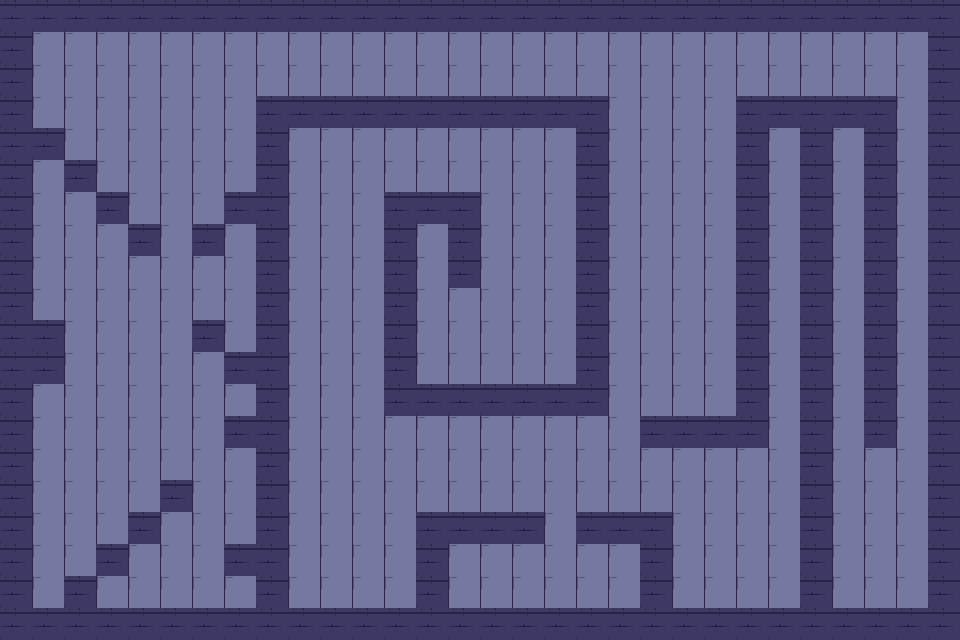

Tiled map render using the project's own tile images. Description and the whole map definition, tile-layer contents included, below:
An orthogonal 30x20 tile map with 32x32 px tiles, 2 tile layers (ground, wall), 6 tilesets and 12 objects (4x Enemy, 4x Gold, 2x Bonus, Player, Exit).

<map version="1.9" tiledversion="1.9.2" orientation="orthogonal" renderorder="right-down" width="30" height="20" tilewidth="32" tileheight="32" infinite="0" nextlayerid="8" nextobjectid="14">
 <editorsettings>
  <export target="../maps/second.json" format="json" />
 </editorsettings>
 <tileset firstgid="1" name="Dungeon" tilewidth="32" tileheight="32" tilecount="112" columns="4">
  <image source="Dungeon.png" width="128" height="896" />
 </tileset>
 <tileset firstgid="113" name="enemy_right" tilewidth="32" tileheight="32" tilecount="1" columns="1">
  <image source="enemy_right.png" width="32" height="32" />
 </tileset>
 <tileset firstgid="114" name="exit" tilewidth="32" tileheight="32" tilecount="1" columns="1">
  <image source="exit.png" width="32" height="32" />
 </tileset>
 <tileset firstgid="115" name="gold" tilewidth="32" tileheight="32" tilecount="1" columns="1">
  <image source="gold.png" width="32" height="32" />
 </tileset>
 <tileset firstgid="116" name="heal" tilewidth="32" tileheight="32" tilecount="1" columns="1">
  <image source="heal.png" width="32" height="32" />
 </tileset>
 <tileset firstgid="117" name="AnimationSheet_Character" tilewidth="32" tileheight="32" tilecount="72" columns="8">
  <image source="AnimationSheet_Character.png" width="256" height="288" />
 </tileset>
 <layer id="1" name="ground" width="30" height="20">
  <data encoding="csv">
0,0,0,0,0,0,0,0,0,0,0,0,0,0,0,0,0,0,0,0,0,0,0,0,0,0,0,0,0,0,
0,9,9,9,9,9,9,9,9,9,9,9,9,9,9,9,9,9,9,9,9,9,9,9,9,9,9,9,9,0,
0,9,9,9,9,9,9,9,9,9,9,9,9,9,9,9,9,9,9,9,9,9,9,9,9,9,9,9,9,0,
0,9,9,9,9,9,9,9,0,0,0,0,0,0,0,0,0,0,0,9,9,9,9,0,0,0,0,0,9,0,
0,0,9,9,9,9,9,9,0,9,9,9,9,9,9,9,9,9,0,9,9,9,9,0,9,0,9,0,9,0,
0,9,0,9,9,9,9,9,0,9,9,9,9,9,9,9,9,9,0,9,9,9,9,0,9,0,9,0,9,0,
0,9,9,0,9,9,9,0,0,9,9,9,0,0,0,9,9,9,0,9,9,9,9,0,9,0,9,0,9,0,
0,9,9,9,0,9,0,9,0,9,9,9,0,9,0,9,9,9,0,9,9,9,9,0,9,0,9,0,9,0,
0,9,9,9,9,9,9,9,0,9,9,9,0,9,0,9,9,9,0,9,9,9,9,0,9,0,9,0,9,0,
0,9,9,9,9,9,9,9,0,9,9,9,0,9,9,9,9,9,0,9,9,9,9,0,9,0,9,0,9,0,
0,0,9,9,9,9,0,9,0,9,9,9,0,9,9,9,9,9,0,9,9,9,9,0,9,0,9,0,9,0,
0,0,9,9,9,9,9,0,0,9,9,9,0,9,9,9,9,9,0,9,9,9,9,0,9,0,9,0,9,0,
0,9,9,9,9,9,9,9,0,9,9,9,0,0,0,0,0,0,0,9,9,9,9,0,9,0,9,0,9,0,
0,9,9,9,9,9,9,0,0,9,9,9,9,9,9,9,9,9,9,9,0,0,0,0,9,0,9,0,9,0,
0,9,9,9,9,9,9,9,0,9,9,9,9,9,9,9,9,9,9,9,9,9,9,9,9,0,9,9,9,0,
0,9,9,9,9,0,9,9,0,9,9,9,9,9,9,9,9,9,9,9,9,9,9,9,9,0,9,9,9,0,
0,9,9,9,0,9,9,9,0,9,9,9,9,0,0,0,0,9,0,0,0,9,9,9,9,0,9,9,9,0,
0,9,9,0,9,9,9,0,0,9,9,9,9,0,9,9,9,9,9,9,0,9,9,9,9,0,9,9,9,0,
0,9,0,9,9,9,9,9,0,9,9,9,9,0,9,9,9,9,9,9,0,9,9,9,9,0,9,9,9,0,
0,0,0,0,0,0,0,0,0,0,0,0,0,0,0,0,0,0,0,0,0,0,0,0,0,0,0,0,0,0
</data>
 </layer>
 <objectgroup id="3" name="player">
  <object id="1" name="Player" class="Player" gid="117" x="314" y="365" width="32" height="32" />
 </objectgroup>
 <objectgroup id="4" name="enemy">
  <object id="2" name="Enemy" class="Enemy" gid="113" x="866" y="541" width="32" height="32" />
  <object id="3" name="Enemy" class="Enemy" gid="113" x="645" y="315" width="32" height="32" />
  <object id="4" name="Enemy" class="Enemy" gid="113" x="323" y="179" width="32" height="32" />
  <object id="5" name="Enemy" class="Enemy" gid="113" x="120" y="407" width="32" height="32" />
 </objectgroup>
 <objectgroup id="5" name="heal">
  <object id="6" name="Bonus" class="Bonus" gid="116" x="802" y="69" width="32" height="32" />
  <object id="7" name="Bonus" class="Bonus" gid="116" x="155" y="112" width="32" height="32" />
 </objectgroup>
 <objectgroup id="6" name="exit">
  <object id="8" name="Exit" class="Exit" gid="114" x="480" y="342" width="32" height="32" />
 </objectgroup>
 <objectgroup id="7" name="gold">
  <object id="10" name="Gold" class="Gold" gid="115" x="339" y="532" width="32" height="32" />
  <object id="11" name="Gold" class="Gold" gid="115" x="728" y="544" width="32" height="32" />
  <object id="12" name="Gold" class="Gold" gid="115" x="835" y="222" width="32" height="32" />
  <object id="13" name="Gold" class="Gold" gid="115" x="40" y="253" width="32" height="32" />
 </objectgroup>
 <layer id="2" name="wall" width="30" height="20" locked="1">
  <data encoding="csv">
38,38,38,38,38,38,38,38,38,38,38,38,38,38,38,38,38,38,38,38,38,38,38,38,38,38,38,38,38,38,
38,0,0,0,0,0,0,0,0,0,0,0,0,0,0,0,0,0,0,0,0,0,0,0,0,0,0,0,0,38,
38,0,0,0,0,0,0,0,0,0,0,0,0,0,0,0,0,0,0,0,0,0,0,0,0,0,0,0,0,38,
38,0,0,0,0,0,0,0,38,38,38,38,38,38,38,38,38,38,38,0,0,0,0,38,38,38,38,38,0,38,
38,38,0,0,0,0,0,0,38,0,0,0,0,0,0,0,0,0,38,0,0,0,0,38,0,38,0,38,0,38,
38,0,38,0,0,0,0,0,38,0,0,0,0,0,0,0,0,0,38,0,0,0,0,38,0,38,0,38,0,38,
38,0,0,38,0,0,0,38,38,0,0,0,38,38,38,0,0,0,38,0,0,0,0,38,0,38,0,38,0,38,
38,0,0,0,38,0,38,0,38,0,0,0,38,0,38,0,0,0,38,0,0,0,0,38,0,38,0,38,0,38,
38,0,0,0,0,0,0,0,38,0,0,0,38,0,38,0,0,0,38,0,0,0,0,38,0,38,0,38,0,38,
38,0,0,0,0,0,0,0,38,0,0,0,38,0,0,0,0,0,38,0,0,0,0,38,0,38,0,38,0,38,
38,38,0,0,0,0,38,0,38,0,0,0,38,0,0,0,0,0,38,0,0,0,0,38,0,38,0,38,0,38,
38,38,0,0,0,0,0,38,38,0,0,0,38,0,0,0,0,0,38,0,0,0,0,38,0,38,0,38,0,38,
38,0,0,0,0,0,0,0,38,0,0,0,38,38,38,38,38,38,38,0,0,0,0,38,0,38,0,38,0,38,
38,0,0,0,0,0,0,38,38,0,0,0,0,0,0,0,0,0,0,0,38,38,38,38,0,38,0,38,0,38,
38,0,0,0,0,0,0,0,38,0,0,0,0,0,0,0,0,0,0,0,0,0,0,0,0,38,0,0,0,38,
38,0,0,0,0,38,0,0,38,0,0,0,0,0,0,0,0,0,0,0,0,0,0,0,0,38,0,0,0,38,
38,0,0,0,38,0,0,0,38,0,0,0,0,38,38,38,38,0,38,38,38,0,0,0,0,38,0,0,0,38,
38,0,0,38,0,0,0,38,38,0,0,0,0,38,0,0,0,0,0,0,38,0,0,0,0,38,0,0,0,38,
38,0,38,0,0,0,0,0,38,0,0,0,0,38,0,0,0,0,0,0,38,0,0,0,0,38,0,0,0,38,
38,38,38,38,38,38,38,38,38,38,38,38,38,38,38,38,38,38,38,38,38,38,38,38,38,38,38,38,38,38
</data>
 </layer>
</map>
